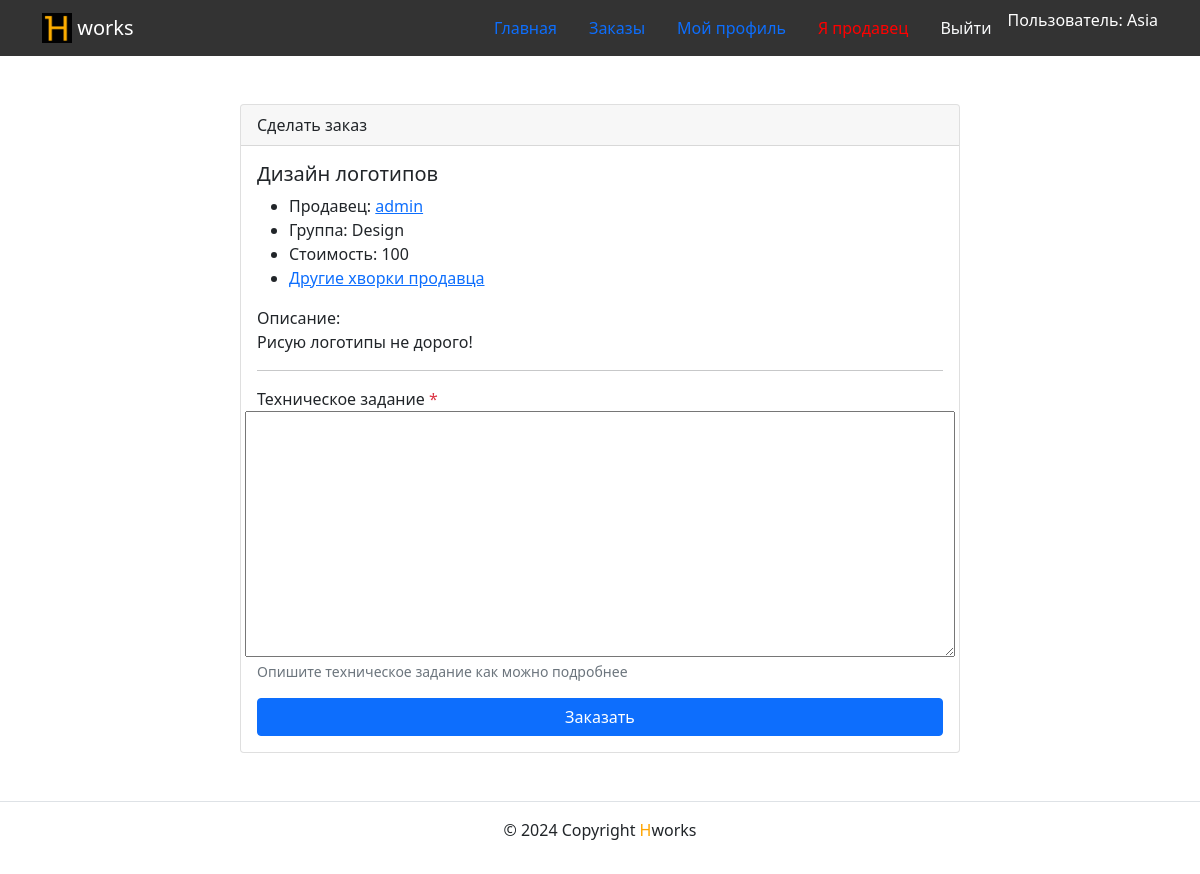
The page /order/create_order/5/ (signed in) on the database as committed earlier.
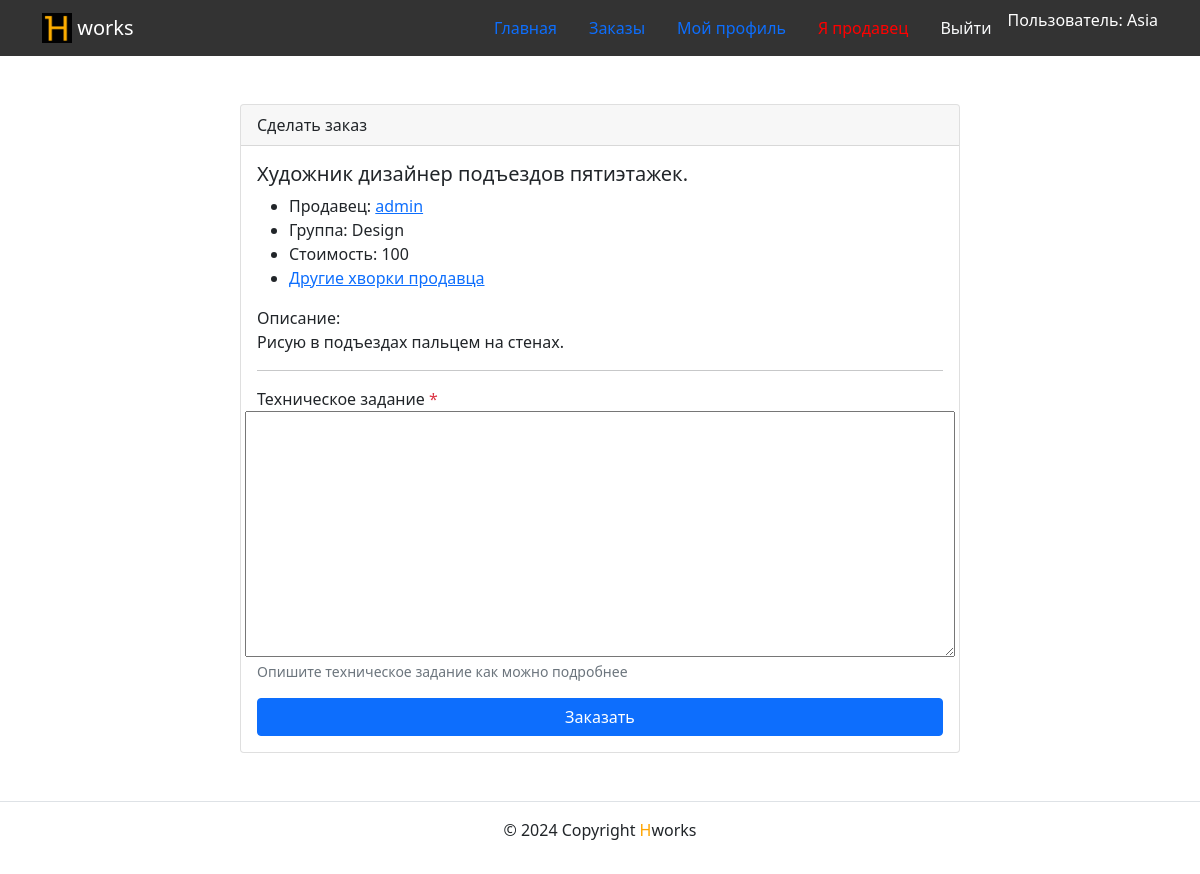
The same page on the database as committed later.
### hworks/models.py (models this page shows)
class BaseModel(models.Model):
    title = models.CharField('Название', max_length=100)
    class Meta:
        abstract = True
    def __str__(self):
        return self.title

class Hwork(BaseModel):
    description = models.TextField('Описание')
    price = models.PositiveIntegerField('Стоимость')
    user = models.ForeignKey(
        User,
        on_delete=models.CASCADE,
        related_name='%(class)ss',
        verbose_name='Продавец'
    )
    group = models.ForeignKey(
        Group,
        on_delete=models.SET_NULL,
        related_name='%(class)ss',
        blank=True,
        null=True,
        verbose_name='Группа'
    )
    is_archived = models.BooleanField('Hwork в архиве', default=False)
    class Meta:
        verbose_name = 'Хворк'
        verbose_name_plural = 'Хворки'

class Group(BaseModel):
    description = models.CharField('Описание группы', max_length=200)
    class Meta:
        verbose_name = 'Группу'
        verbose_name_plural = 'Группы'

### users/models.py (models this page shows)
class HworksUser(AbstractUser):
    exp = models.TextField(
        'Ваш опыт работы',
        blank=True, null=True,
        help_text='Расскажите о вашем опыте рабрты'
    )
    is_freelancer = models.BooleanField(
        'Я продавец',
        default=False,
        help_text='Если вы покупатель, оставьте это поле пустым'
    )

### hworks/views.py (the view, shortened to what this page needs)
# urls.py: path('order/create_order/<int:pk>/', views.create_order_view, name='create_order'),
@login_required
def create_order_view(request, pk):
    if request.user.is_freelancer:
        return HttpResponseForbidden()
    hwork = get_object_or_404(Hwork, pk=pk)
    if request.user == hwork.user:
        return HttpResponseForbidden()
    if request.method == 'GET':
        order_from = CreatOrderForm()
        template = 'hworks/create_order.html'
        context = {'form': order_from, 'hwork': hwork}
        return render(request, template, context)

### hworks/forms.py
class CreatOrderForm(ModelForm):
    class Meta:
        model = Order
        fields = ('description', )

### templates/hworks/create_order.html (shortened to what this page needs)
{% extends 'base.html' %}
{% block content %}
  <div class="row justify-content-center">
    <div class="col-md-8 p-5">
      <div class="card">
        <div class="card-header">Сделать заказ</div>
          <div class="card-body">
            <article>
              <h5>{{ hwork.title }}</h5>
              <ul>
                  <li>
                      Продавец:
                      {% if user.is_authenticated %}<a href= "{% url 'hworks:profile' hwork.user %}">{{ hwork.user }}</a>{% else %}{{ hwork.user }}{% endif %}
                  </li>
                  <li>
                      Группа: {{ hwork.group }}
                  </li>
                  <li>
                      Стоимость: {{ hwork.price }}
                  </li>
                  <li>
                  <a href="{% url 'hworks:hwork_user_list' hwork.user %}"> Другие хворки продавца</a><br/>
                  </li>
              </ul>
              Описание:</br>
              <p>{{ hwork.description }}</p>
            </article>
            <hr>
              <form method="post" action="{% url 'hworks:create_order' hwork.id%}">
              {% for field in form %}
                <div class="form-group row my-3">
                  <label for="{{ field.id_for_label }}">
                    {{ field.label }}
                      {% if field.field.required %}
                        <span class="required text-danger">*</span>
                      {% endif %}
                  </label>
                  {{ field }}
                    {% if field.help_text %}
                      <small
                         id="{{ field.id_for_label }}-help"
                         class="form-text text-muted"
                      >
                        {{ field.help_text|safe }}
                      </small>
                    {% endif %}
                </div>
              {% endfor %}
              <div class="d-grid gap-2">
                <button type="submit" class="btn btn-primary">
                  Заказать
                </button>
              </div>
            </form>
          </div>
        </div>
      </div>
  </div>
{% endblock %}

Rows that differ between the two databases and show on the page:
changed Hwork "admin": title "Дизайн логотипов" → "Художник дизайнер подъездов пятиэтажек."; description "Рисую логотипы не дорого!" → "Рисую в подъездах пальцем на стенах."
